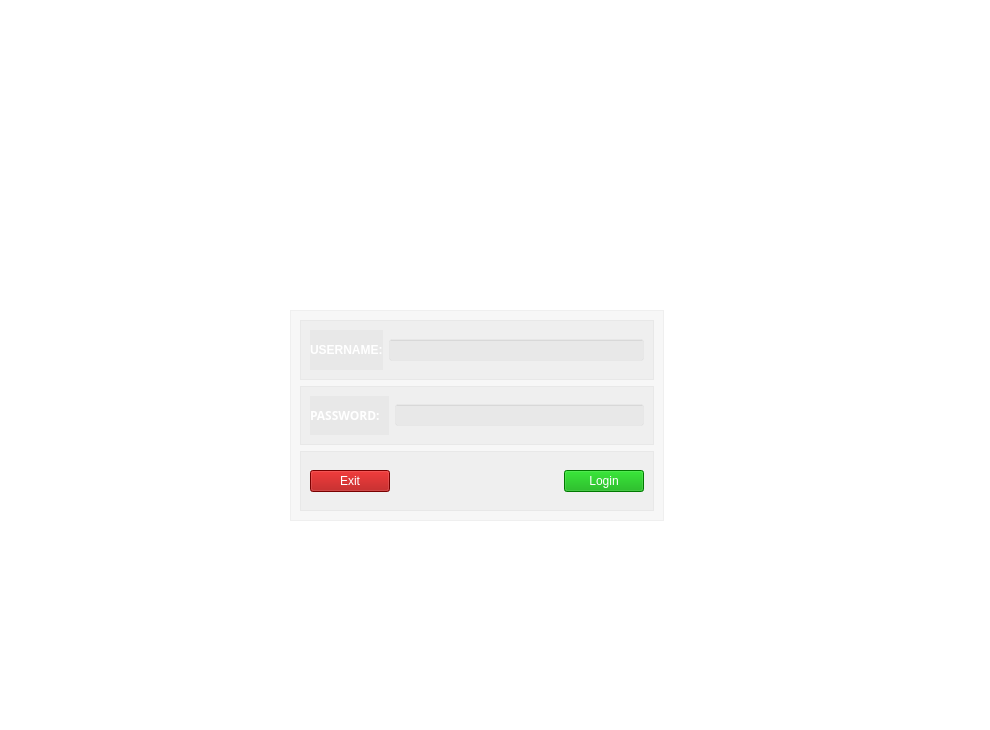
<?xml version="1.0" encoding="UTF-8"?>
<ui version="4.0">
 <class>MainWindow</class>
 <widget class="QMainWindow" name="MainWindow">
  <property name="geometry">
   <rect>
    <x>0</x>
    <y>0</y>
    <width>990</width>
    <height>730</height>
   </rect>
  </property>
  <property name="minimumSize">
   <size>
    <width>990</width>
    <height>730</height>
   </size>
  </property>
  <property name="maximumSize">
   <size>
    <width>990</width>
    <height>730</height>
   </size>
  </property>
  <property name="windowTitle">
   <string>MainWindow</string>
  </property>
  <property name="styleSheet">
   <string notr="true">background: transparent;</string>
  </property>
  <widget class="QWidget" name="centralwidget">
   <widget class="QFrame" name="frame_3">
    <property name="geometry">
     <rect>
      <x>0</x>
      <y>0</y>
      <width>991</width>
      <height>741</height>
     </rect>
    </property>
    <property name="frameShape">
     <enum>QFrame::StyledPanel</enum>
    </property>
    <property name="frameShadow">
     <enum>QFrame::Raised</enum>
    </property>
    <widget class="QLabel" name="label">
     <property name="geometry">
      <rect>
       <x>0</x>
       <y>0</y>
       <width>991</width>
       <height>731</height>
      </rect>
     </property>
     <property name="text">
      <string/>
     </property>
     <property name="pixmap">
      <pixmap>blue.jpg</pixmap>
     </property>
     <property name="scaledContents">
      <bool>true</bool>
     </property>
    </widget>
    <widget class="QFrame" name="frame">
     <property name="geometry">
      <rect>
       <x>280</x>
       <y>300</y>
       <width>394</width>
       <height>231</height>
      </rect>
     </property>
     <property name="styleSheet">
      <string notr="true">#frame {
    background-image: url(&quot;C:/Users/FIRAT/Desktop/foto.jpeg&quot;);
    background-position: center;
    background-repeat: no-repeat;
    background-size: cover;
}</string>
     </property>
     <property name="frameShape">
      <enum>QFrame::StyledPanel</enum>
     </property>
     <property name="frameShadow">
      <enum>QFrame::Raised</enum>
     </property>
     <layout class="QVBoxLayout" name="verticalLayout">
      <item>
       <widget class="QFrame" name="frame_2">
        <property name="styleSheet">
         <string notr="true">background-color: rgba(52, 52, 52,10);</string>
        </property>
        <property name="frameShape">
         <enum>QFrame::StyledPanel</enum>
        </property>
        <property name="frameShadow">
         <enum>QFrame::Raised</enum>
        </property>
        <layout class="QVBoxLayout" name="verticalLayout_2" stretch="0,0,0">
         <item>
          <widget class="QFrame" name="frame_6">
           <property name="frameShape">
            <enum>QFrame::StyledPanel</enum>
           </property>
           <property name="frameShadow">
            <enum>QFrame::Raised</enum>
           </property>
           <layout class="QHBoxLayout" name="horizontalLayout_4">
            <item>
             <widget class="QLabel" name="label_3">
              <property name="font">
               <font>
                <pointsize>9</pointsize>
                <weight>75</weight>
                <bold>true</bold>
               </font>
              </property>
              <property name="styleSheet">
               <string notr="true">color: rgb(255, 255, 255);</string>
              </property>
              <property name="text">
               <string>USERNAME:</string>
              </property>
             </widget>
            </item>
            <item>
             <widget class="QLineEdit" name="username_input">
              <property name="styleSheet">
               <string notr="true">color: rgb(255, 255, 255);</string>
              </property>
             </widget>
            </item>
           </layout>
          </widget>
         </item>
         <item>
          <widget class="QFrame" name="frame_7">
           <property name="frameShape">
            <enum>QFrame::StyledPanel</enum>
           </property>
           <property name="frameShadow">
            <enum>QFrame::Raised</enum>
           </property>
           <layout class="QHBoxLayout" name="horizontalLayout_5">
            <item>
             <widget class="QLabel" name="label_4">
              <property name="font">
               <font>
                <family>Bahnschrift</family>
                <pointsize>9</pointsize>
                <weight>75</weight>
                <bold>true</bold>
               </font>
              </property>
              <property name="styleSheet">
               <string notr="true">color: rgb(255, 255, 255);</string>
              </property>
              <property name="text">
               <string>PASSWORD:   </string>
              </property>
             </widget>
            </item>
            <item>
             <widget class="QLineEdit" name="password_input">
              <property name="styleSheet">
               <string notr="true">color: rgb(255, 255, 255);</string>
              </property>
             </widget>
            </item>
           </layout>
          </widget>
         </item>
         <item>
          <widget class="QFrame" name="frame_8">
           <property name="frameShape">
            <enum>QFrame::StyledPanel</enum>
           </property>
           <property name="frameShadow">
            <enum>QFrame::Raised</enum>
           </property>
           <layout class="QHBoxLayout" name="horizontalLayout_6">
            <item>
             <widget class="QPushButton" name="exit_btn">
              <property name="styleSheet">
               <string notr="true">background-color: rgb(170, 0, 0);
color: rgb(255, 255, 255);</string>
              </property>
              <property name="text">
               <string>Exit</string>
              </property>
             </widget>
            </item>
            <item>
             <spacer name="horizontalSpacer_2">
              <property name="orientation">
               <enum>Qt::Horizontal</enum>
              </property>
              <property name="sizeHint" stdset="0">
               <size>
                <width>40</width>
                <height>20</height>
               </size>
              </property>
             </spacer>
            </item>
            <item>
             <widget class="QPushButton" name="login_btn">
              <property name="styleSheet">
               <string notr="true">background-color: rgb(0, 170, 0);
color: rgb(255, 255, 255);</string>
              </property>
              <property name="text">
               <string>Login</string>
              </property>
             </widget>
            </item>
           </layout>
          </widget>
         </item>
        </layout>
       </widget>
      </item>
     </layout>
    </widget>
   </widget>
  </widget>
 </widget>
 <resources/>
 <connections/>
</ui>
